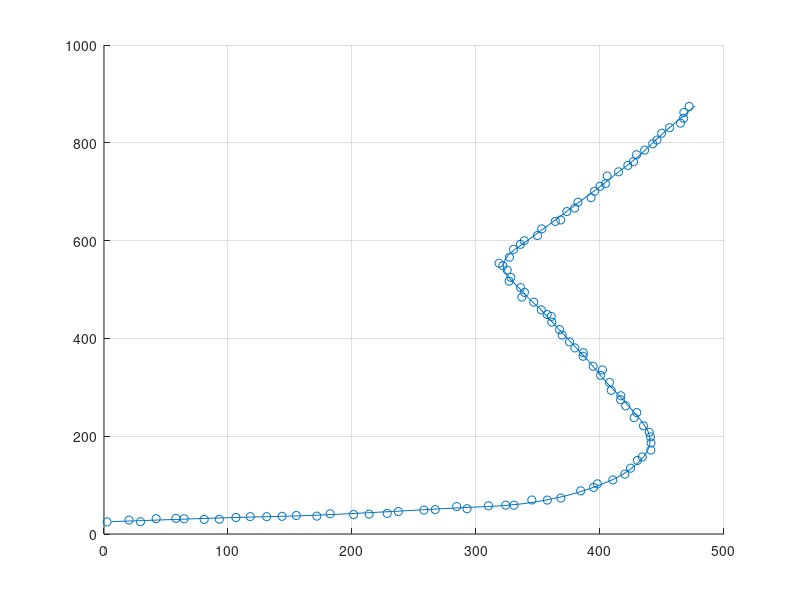

Write the MATLAB code that produced this figure. (Note: this script raises an error after producing the figure.)
clc; clear; close all;
% load data
usePregen = true; % you can generate your own data if set to false
if usePregen
    load task4data.mat;
else
    K = 100;
    Ts = 2.5;
    r = 5;
    q = [0.005, 1e-6*pi]; % q(1): CV noise (effective all the time), q(2): CT noise (effective only in turns)
    init.x = [0; 0; 2; 0; 0];
    init.P = diag([25, 25, 3, 3, 0.0005].^2)
    [Xgt, Z] = simulate_atc(q, r, K, init, false);
end


figure(1); clf; hold on; grid on;
plot(Xgt(1,:), Xgt(2,:));
scatter(Z(1,:), Z(2, :));


%%
% tune single filters
r = 5;                      % pos. measurement noise covariance            
qCV = 0.05;                 % acceleration covariance                      
qCT = [0.005 , 0.000025];   % acceleration, turn rate covariance           

% choose model to tune
s = 1;                                                      

% make models
models =  cell(2,1);
models{1} = EKF(discreteCVmodel(qCV, r));
models{2} = EKF(discreteCTmodel(qCT, r));

% % % % allocate
xbar = zeros(5, 100);
Pbar = zeros(5, 5, 100);
xhat = zeros(5, 100);
Phat = zeros(5, 5, 100);
NIS = zeros(100, 1);

% initialize filter %%%%%%%%%%%%%%%%%%%%%%%%%%%%%%%%%%%%%%%%%%%%%%%%%%%%%%%
xbar(:, 1) = [0 0 1 1 1]';
Pbar(:,:,1) = diag([50 50 10 10 10].^2);

% filter
for k = 1:K
    NISes(k) = models{s}.NIS(Z(:,k),xbar(:,k),Pbar(:,:,k));
    
    % estimate
    [xhat(:,k),Phat(:,:,k)] = ...
        models{s}.update(Z(:,k),xbar(:,k),Pbar(:,:,k));

    if k < K
        [xbar(:,k+1),Pbar(:,:,k+1)] = ...
            models{s}.predict(xhat(:,k),Phat(:,:,k),Ts);
    end    
end 

% errors
poserr = sqrt(sum((xhat(1:2,:) - Xgt(1:2,:)).^2, 1));
% posRMSE = 
velerr = sqrt(sum((xhat(3:4, :) - Xgt(3:4, :)).^2, 1));
% velRMSE = 
posRMSE = sqrt(mean(sum((xhat(1:2,:)-Xgt(1:2,:)).^2,1))); % position RMSE
velRMSE = sqrt(mean(sum((xhat(3:4,:)-Xgt(3:4 ,:)).^2,1))); % velocity RMSE


%%%%%%%%%%%%
% show results
figure(3); clf; grid on; hold on;
plot(Xgt(1,:), Xgt(2,:));
plot(xhat(1,:), xhat(2, :));
title(sprintf('q = %f, r = %f, posRMSE = %f, velRMSE= %f',qCV, r, posRMSE, velRMSE));
%%%%%%%%%%%%

%%
% consistency
confidenceInterval = chi2inv([0.025,0.975],K*2)/K;
ANIS = mean(NISes);

% plot
figure(2); clf; hold on; grid on;
plot(xhat(1,:), xhat(2,:));
scatter(Z(1,:), Z(2, :));
title(sprintf('posRMSE = %.3f, velRMSE = %.3f',posRMSE, velRMSE))

figure(3); clf; hold on; grid on;
plot(xhat(5,:))
plot(Xgt(5,:))
ylabel('omega')

figure(4); clf;
subplot(3,1,1)
plot(NISes); grid on;
ylabel('NIS')
subplot(3,1,2);
plot(poserr); grid on;
subplot(3,1,3)
plot(velerr); grid on;
%%

% tune IMM by only looking at the measurements
r = 5;                      % pos. measurement noise covariance            
qCV = 0.0025;                 % acceleration covariance                      
qCT = [0.005 , 0.00005];   % acceleration, turn rate covariance 

PI11 = 0.95;
PI22 = 0.95;
PI = [PI11, (1 - PI22); (1 - PI11), PI22];
assert(all(sum(PI, 1) == [1, 1]),'columns of PI must sum to 1')

% make model
models =  cell(2,1);
models{1} = EKF(discreteCVmodel(qCV, r));
models{2} = EKF(discreteCTmodel(qCT, r));
imm = IMM(models, PI);

% allocate
xbar = zeros(5, 2, K); % dims: state, models, time
Pbar = zeros(5, 5, 2, K); % dims: state, state, models, time
probbar = zeros(2, K);
xhat = zeros(5, 2, K);
xest = zeros(5, K);
Pest = zeros(5, 5, K);
Phat = zeros(5, 5, 2, K);
probhat = zeros(2, K);
NIS = zeros(K, 1);
NISes = zeros(2, K);

% initialize
x0 = [0; 0; 2; 0; 0];
xbar(:, :, 1) = repmat(x0, [1, 2]);

P0 = diag ([25 , 25 , 3, 3, 0.0005].^2);
Pbar(:, : ,:, 1) = repmat(P0,[1,1,2]);

p10 = 0.9;
sprobs0 = [p10; (1 - p10)]
probbar(:, 1) = sprobs0;

% filter
for k=1:100
    [NIS(k), NISes(:, k)] = imm.NIS(Z(:, k), probbar(:, k),xbar(:, :, k), Pbar(:,:,:,k));

    [probhat(:, k), xhat(:, :, k), Phat(:, :, :, k)] = ...
        imm.update(Z(:, k), probbar(:, k), xbar(:, :, k), Pbar(: ,:, :, k));

    [xest(:, k), Pest(:, :, k)] = imm.estimate(probhat(:, k), xhat(: ,:, k), Phat(:, :, :, k));
    NEES(k) = (xest(1:4, k) - Xgt(1:4, k))' * (Pest(1:4, 1:4, k) \ (xest(1:4, k) - Xgt(1:4, k)));
    if k < 100
        [probbar(:, k+1), xbar(:, :, k+1), Pbar(:, :, :, k+1)] =...
            imm.predict(probhat(:, k), xhat(:, :, k), Phat(:, :, :, k), Ts);
    end
end

% consistency
confidenceInterval = chi2inv([0.025, 0.975], K * 2) / K;
ANIS = mean(NIS)

% plot
figure(5); clf; hold on; grid on;
plot(xest(1,:), xest(2,:));
scatter(Z(1,:), Z(2, :));

figure(6); clf; hold on; grid on;
plot(xest(5,:))
ylabel('omega')

figure(7); clf;
plot(probhat');
grid on;
ylabel('Pr(s)')

figure(8); clf; hold on; grid on;
plot(NIS)
plot(NISes')
ylabel('NIS')
%%
% tune IMM by looking at ground truth
r = 5;                      % pos. measurement noise covariance            
qCV = 0.0025;                 % acceleration covariance                      
qCT = [0.005 , 0.00005];   % acceleration, turn rate covariance 

PI11 = 0.95;
PI22 = 0.95;
PI = [PI11, (1 - PI22); (1 - PI11), PI22];
assert(all(sum(PI, 1) == [1, 1]),'columns of PI must sum to 1')

% make model
models =  cell(2,1);
models{1} = EKF(discreteCVmodel(qCV, r));
models{2} = EKF(discreteCTmodel(qCT, r));
imm = IMM(models, PI);

% allocate
xbar = zeros(5, 2, K);
Pbar = zeros(5, 5, 2, K);
probbar = zeros(2, K);
xhat = zeros(5, 2, K);
xest = zeros(5, K);
Pest = zeros(5, 5, K);
Phat = zeros(5, 5, 2, K);
probhat = zeros(2, K);
NIS = zeros(K, 1);
NISes = zeros(2, K);
NEES = zeros(K, 1);

% initialize
x0 = [0; 0; 2; 0; 0];
xbar(:, :, 1) = repmat(x0, [1, 2]);

P0 = diag ([25 , 25 , 3, 3, 0.0005].^2);
Pbar(:, : ,:, 1) = repmat(P0,[1,1,2]);

p10 = 0.9;
sprobs0 = [p10; (1 - p10)]
probbar(:, 1) = sprobs0;

% filter
for k=1:100
    [NIS(k), NISes(:, k)] = imm.NIS(Z(:, k), probbar(:, k),xbar(:, :, k), Pbar(:,:,:,k));

    [probhat(:, k), xhat(:, :, k), Phat(:, :, :, k)] = ...
        imm.update(Z(:, k), probbar(:, k), xbar(:, :, k), Pbar(: ,:, :, k));

    [xest(:, k), Pest(:, :, k)] = imm.estimate(probhat(:, k), xhat(: ,:, k), Phat(:, :, :, k)) ;
    NEES(k) = (xest(1:4, k) - Xgt(1:4, k))' * (Pest(1:4, 1:4, k) \ (xest(1:4, k) - Xgt(1:4, k)));    
    if k < 100
        [probbar(:, k+1), xbar(:, :, k+1), Pbar(:, :, :, k+1)] =...
            imm.predict(probhat(:, k), xhat(:, :, k), Phat(:, :, :, k), Ts);
    end
end

% errors
poserr = sqrt(sum((xest(1:2,:) - Xgt(1:2,:)).^2, 1));
posRMSE = sqrt(mean(poserr.^2));  % not true RMSE (which is over monte carlo simulations)
velerr = sqrt(sum((xest(3:4, :) - Xgt(3:4, :)).^2, 1));
velRMSE = sqrt(mean(velerr.^2)); % not true RMSE (which is over monte carlo simulations)

peakPosDeviation = max(poserr) ;
peakVelDeviation = max(velerr) ;

% consistency
confidenceIntervalNIS = chi2inv([0.025 , 0.975], K * 2) / K;
ANIS = mean(NIS)
confidenceIntervalNEES = chi2inv([0.025 , 0.975], K * 4) / K;
ANEES = mean(NEES)

% plot
figure(9); clf; hold on; grid on;
plot(xest(1,:), xest(2,:));
plot(Xgt(1,:), Xgt(2, :));
title(sprintf('posRMSE = %.3f, velRMSE = %.3f',posRMSE, velRMSE))

figure(10); clf; hold on; grid on;
plot(xest(5,:))
plot(Xgt(5,:))

figure(11); clf;
plot(probhat');
grid on;

figure(12); clf;
subplot(4,1,1); 
plot(poserr); grid on;
ylabel('position error')
subplot(4,1,2);
plot(velerr); grid on;
ylabel('velocity error')
subplot(4,1,3); hold on; grid on;
plot(NIS)
plot(NISes')
ciNIS = chi2inv([0.05, 0.95], 2);
inCI = sum((NIS >= ciNIS(1)) .* (NIS <= ciNIS(2)))/K;
plot([1,K], repmat(ciNIS',[1,2])','r--')
text(104, -2, sprintf('%.2f%% inside CI', inCI),'Rotation',90);
ylabel('NIS');
subplot(4,1,4);
plot(NEES); grid on; hold on;
ylabel('NEES');
ciNEES = chi2inv([0.05, 0.95], 4);
inCI = sum((NIS >= ciNEES(1)) .* (NIS <= ciNEES(2)))/K;
plot([1,K], repmat(ciNEES',[1,2])','r--')
text(104, -5, sprintf('%.2f%% inside CI', inCI),'Rotation',90);
